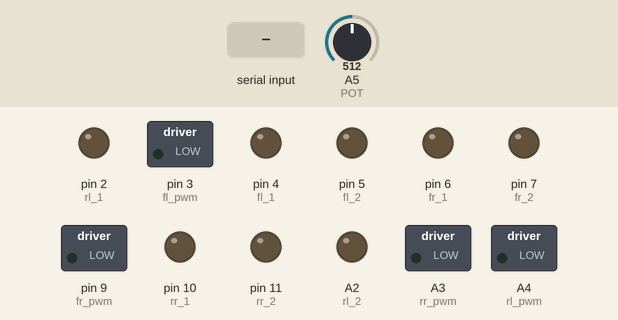
A sketch run on a simulated Arduino Uno, built with avr-gcc and run on an emulated ATmega328P. Shown: switched loads named in the sketch (green lamp = pin HIGH), output pins drawn as LEDs (lit = HIGH). Dashed ring = blinking. Inputs (shaded band) come from the test bench; at power-on: A5 (POT) = 512. What the sketch prints to the serial monitor is not drawn.

Above: at 1.2 s.
1.3 s: "w" received over Serial
At 1.55 s:
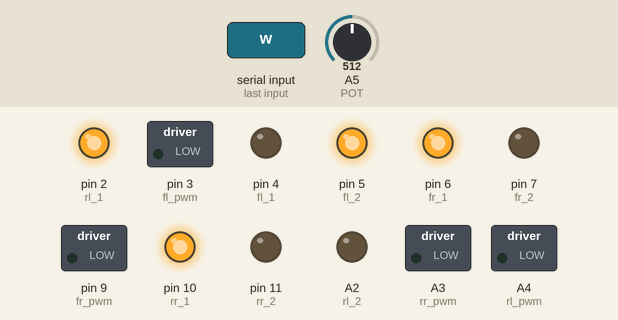
4.3 s: A5 (POT) set to 716
At 4.61 s:
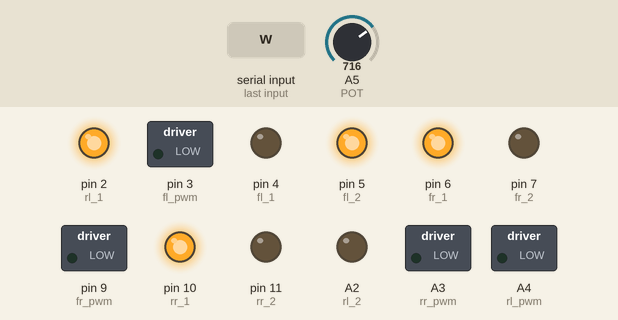
7.3 s: "a" received over Serial
At 7.67 s:
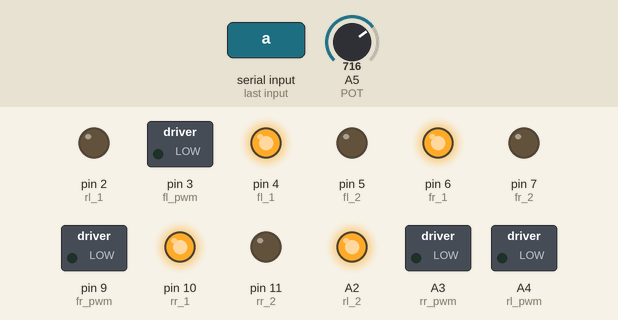
10.3 s: A5 (POT) set to 900
13.3 s: "s" received over Serial
At 13.8 s:
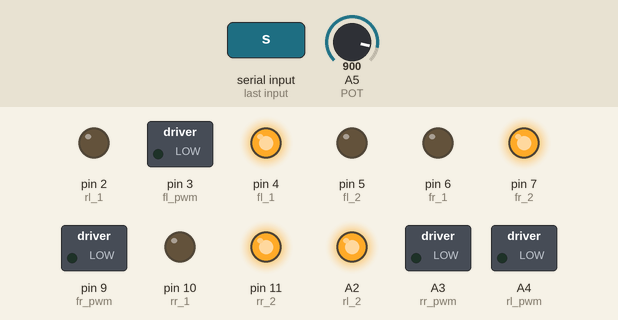
16.3 s: "d" received over Serial
At 16.52 s:
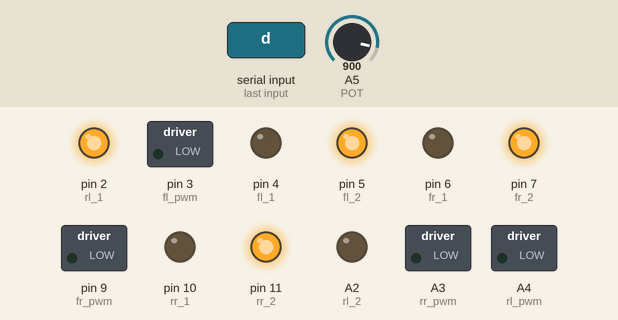
Timing chart, 0 to 20.3 s (numbered marks = the images above; inputs shaded):
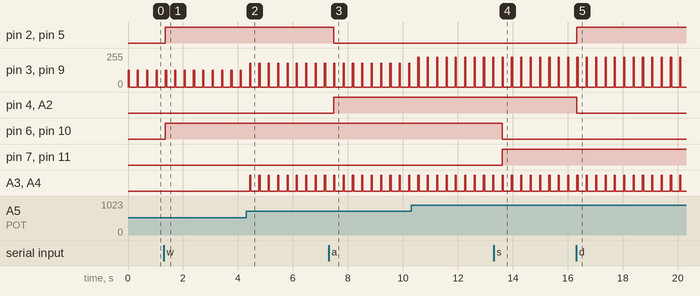

Measured:
- after the input at 1.3 s, pin 2 (rl_1), pin 5 (fl_2), pin 6 (fr_1), pin 10 (rr_1): LOW → HIGH after 0.06 s
- after the input at 4.3 s, A3 (rr_pwm), A4 (rl_pwm): alternates HIGH for 0.04 s and LOW for 0.30 s, starting after 0.12 s
- after the input at 7.3 s, pin 2 (rl_1), pin 5 (fl_2): HIGH → LOW after 0.19 s; pin 4 (fl_1), A2 (rl_2): LOW → HIGH after 0.19 s
- after the input at 13.3 s, pin 6 (fr_1), pin 10 (rr_1): HIGH → LOW after 0.31 s; pin 7 (fr_2), pin 11 (rr_2): LOW → HIGH after 0.31 s
- after the input at 16.3 s, pin 2 (rl_1), pin 5 (fl_2): LOW → HIGH at once; pin 4 (fl_1), A2 (rl_2): HIGH → LOW at once
- by itself, pin 3 (fl_pwm), pin 9 (fr_pwm): alternates 224/255 for 0.04 s and 0/255 for 0.30 s

The sketch:

partial3.ino
```cpp
#include <SPI.h>

// SPI Pins
// #define SCK 13
// #define MISO 12
// #define MOSI 11
// #define SS 10

//
#define POT A5
// Enable signal w(PWM)
#define fl_pwm 3
#define fr_pwm 9
#define rl_pwm A4
#define rr_pwm A3

// Front motors directions
#define fl_1 4
#define fl_2 5
#define fr_1 6
#define fr_2 7

// Rear motors directions
#define rl_1 2 // REAR
#define rl_2 A2
#define rr_1 10
#define rr_2 11

String usartD = "";
int c = 0;
long distance = 0.0;
byte rx = 0;
byte pwm_speed = 150;

// boolean SSlast = LOW;

// //Initialize SPI slave.
// void SlaveInit(void) {

//   SPI.beginTransaction(SPISettings(100000, MSBFIRST, SPI_MODE0));
//   // Serial.println("SPI INIT");

//   // Initialize SPI pins.
//   pinMode(SCK, INPUT);
//   pinMode(MOSI, INPUT);
//   pinMode(MISO, INPUT);
//   pinMode(SS, INPUT);

//   // Enable SPI as slave.
//   SPCR = (1 << SPE);
// }

// // SPI Transfer.
// byte SPItransfer(byte value) {

//   SPDR = value;
//   while(!(SPSR & (1<<SPIF)));
//   delay(10);
//   return SPDR;
// }

void setup()
{

	// Initialize serial for troubleshooting.
	Serial.begin(9600);

	// Initialize SPI Slave.
	// SlaveInit();
  pinMode(POT, INPUT);

	// Set PWM output pins.
	pinMode(fl_pwm, OUTPUT);
	pinMode(fr_pwm, OUTPUT);
	pinMode(rl_pwm, OUTPUT);
	pinMode(rr_pwm, OUTPUT);

	// Set front motors output pins.
	pinMode(fl_1, OUTPUT);
	pinMode(fl_2, OUTPUT);
	pinMode(fr_1, OUTPUT);
	pinMode(fr_2, OUTPUT);

	// Set rear motors output pins.
	pinMode(rl_1, OUTPUT);
	pinMode(rl_2, OUTPUT);
	pinMode(rr_1, OUTPUT);
	pinMode(rr_2, OUTPUT);

	// Init motor power at 0.
	analogWrite(fl_pwm, 0);
	analogWrite(fr_pwm, 0);
	analogWrite(rl_pwm, 0);
	analogWrite(rr_pwm, 0);
}

void frontLeftMotor(bool dir, bool state)
{

	if (!state)
	{
		analogWrite(fl_pwm, 0);
    digitalWrite(fl_1, LOW);
    digitalWrite(fl_2, LOW);
	}
	else
	{

		if (dir)
		{

			digitalWrite(fl_1, LOW);
			digitalWrite(fl_2, HIGH);
		}
		else
		{

			digitalWrite(fl_1, HIGH);
			digitalWrite(fl_2, LOW);
		}

		analogWrite(fl_pwm, pwm_speed);
	}
}

void frontRightMotor(bool dir, bool state)
{

	if (!state)
	{
		analogWrite(fr_pwm, 0);
    digitalWrite(fr_1, LOW);
    digitalWrite(fr_2, LOW);
	}
	else
	{

		if (dir)
		{

			digitalWrite(fr_1, HIGH);
			digitalWrite(fr_2, LOW);
		}
		else
		{

			digitalWrite(fr_1, LOW);
			digitalWrite(fr_2, HIGH);
		}

		analogWrite(fr_pwm, pwm_speed);
	}
}

void rearLeftMotor(bool dir, bool state)
{

	if (!state)
	{
		analogWrite(rl_pwm, 0);
    digitalWrite(rl_1, LOW);
    digitalWrite(rl_2, LOW);
	}
	else
	{

		if (dir)
		{

			digitalWrite(rl_1, HIGH);
			digitalWrite(rl_2, LOW);
		}
		else
		{

			digitalWrite(rl_1, LOW);
			digitalWrite(rl_2, HIGH);
		}

		analogWrite(rl_pwm, pwm_speed);
	}
}

void rearRightMotor(bool dir, bool state)
{

	if (!state)
	{
		analogWrite(rr_pwm, 0);
    digitalWrite(rr_1, LOW);
    digitalWrite(rr_2, LOW);
	}
	else
	{

		if (dir)
		{

			digitalWrite(rr_1, HIGH);
			digitalWrite(rr_2, LOW);
		}
		else
		{

			digitalWrite(rr_1, LOW);
			digitalWrite(rr_2, HIGH);
		}

		analogWrite(rr_pwm, pwm_speed);
	}
}

void wheelTest()
{

	frontLeftMotor(true, true);
	delay(1000);
	frontLeftMotor(true, false);

	frontRightMotor(true, true);
	delay(1000);
	frontRightMotor(true, false);

	rearLeftMotor(true, true);
	delay(1000);
	rearLeftMotor(true, false);

	rearRightMotor(true, true);
	delay(1000);
	rearRightMotor(true, false);

	// Opposite direction

	frontLeftMotor(false, true);
	delay(1000);
	frontLeftMotor(false, false);

	frontRightMotor(false, true);
	delay(1000);
	frontRightMotor(false, false);

	rearLeftMotor(false, true);
	delay(1000);
	rearLeftMotor(false, false);

	rearRightMotor(false, true);
	delay(1000);
	rearRightMotor(false, false);

	delay(1000);
}

// long readSensor(int id) {

//   long t = 0.0;
//   long d = 0.0;

//   if(id == 1) {

//     digitalWrite(trigger1, HIGH);
//     delayMicroseconds(10);
//     digitalWrite(trigger1, LOW);

//     t = pulseIn(echo1, HIGH);

//     d = t/59;

//   }else if(id == 2) {

// //    digitalWrite(trigger2, HIGH);
// //    delayMicroseconds(10);
// //    digitalWrite(trigger2, LOW);
// //
// //    t = pulseIn(echo2, HIGH);
// //
// //    d = t/59;

//   }else return 0.0;
//   // Serial.println(d);
//   return d;
// }

// void sendSPI(long d) {

//   // Slave Enabled?
//   if (!digitalRead(SS))
//   {
//     // Yes, first time?
//     if (SSlast != LOW) {

//       // Yes, take MISO pin.
//       pinMode(MISO, OUTPUT);
//       // Serial.println("***Slave Enabled.");

//       //receive master command code
//       rx = SPItransfer(255);

//       if (rx == 97) {
//         // Acknowledge temperature.
//         rx = SPItransfer(97);

//         rx = SPItransfer(d);
//         // Serial.print("Distance: ");
//         // Serial.println(d);
//       }

//       // Update SSlast.
//       SSlast = LOW;

//     }
//   }else {

//     // No, first time?
//     if (SSlast != HIGH) {

//       // Yes, release MISO pin.
//       pinMode(MISO, INPUT);
//       // Serial.println("Slave Disabled.");

//       // Update SSlast.
//       SSlast = HIGH;
//     }
//   }
// }

void loop()
{
  pwm_speed = map(analogRead(POT), 0, 1023, 0, 255);
	// sendSPI(readSensor(1));
  // Serial.println("Speed: "+String(pwm_speed));
  // pwm_speed = 150;
	if (Serial.available())
	{

		c = Serial.read();

		switch (c)
		{

		case 'w':
			frontLeftMotor(true, true);
			frontRightMotor(true, true);
			rearLeftMotor(true, true);
			rearRightMotor(true, true);
			// Serial.println("FORWARD");
      Serial.print(1);
			break;

		case 'a':
			frontLeftMotor(false, true);
			frontRightMotor(true, true);
			rearLeftMotor(false, true);
			rearRightMotor(true, true);
//			Serial.println("LEFT");
      Serial.print(1);
			break;

		case 's':
			frontLeftMotor(false, true);
			frontRightMotor(false, true);
			rearLeftMotor(false, true);
			rearRightMotor(false, true);
//			Serial.println("BACK");
      Serial.print(1);
			break;

		case 'd':
			frontLeftMotor(true, true);
			frontRightMotor(false, true);
			rearLeftMotor(true, true);
			rearRightMotor(false, true);
			// Serial.println("RIGHT");
      Serial.print(1);
			break;

		case 'f':
			frontLeftMotor(false, false);
			frontRightMotor(true, false);
			rearLeftMotor(false, false);
			rearRightMotor(true, false);
			// Serial.println("STOP");

			break;
		}

	}
  analogWrite(fr_pwm, pwm_speed);
  analogWrite(fl_pwm, pwm_speed);
  analogWrite(rl_pwm, pwm_speed);
  analogWrite(rr_pwm, pwm_speed);
  delay(40);
  analogWrite(fr_pwm, 0);
  analogWrite(fl_pwm, 0);
  analogWrite(rl_pwm, 0);
  analogWrite(rr_pwm, 0);
  delay(300);
	// usartD = Serial.read();
}
```
